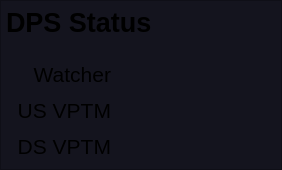
   <widget class="QFrame" name="frame_3">
    <property name="geometry">
     <rect>
      <x>1635</x>
      <y>225</y>
      <width>275</width>
      <height>170</height>
     </rect>
    </property>
    <property name="styleSheet">
     <string notr="true">background-color: rgb(20,20,30);</string>
    </property>
    <property name="frameShape">
     <enum>QFrame::StyledPanel</enum>
    </property>
    <property name="frameShadow">
     <enum>QFrame::Raised</enum>
    </property>
    <layout class="QGridLayout" name="gridLayout_2">
     <property name="leftMargin">
      <number>5</number>
     </property>
     <property name="topMargin">
      <number>5</number>
     </property>
     <property name="rightMargin">
      <number>5</number>
     </property>
     <property name="bottomMargin">
      <number>5</number>
     </property>
     <property name="spacing">
      <number>5</number>
     </property>
     <item row="4" column="9">
      <widget class="PyDMByteIndicator" name="PyDMByteIndicator_4">
       <property name="minimumSize">
        <size>
         <width>25</width>
         <height>25</height>
        </size>
       </property>
       <property name="maximumSize">
        <size>
         <width>16777215</width>
         <height>25</height>
        </size>
       </property>
       <property name="toolTip">
        <string/>
       </property>
       <property name="alarmSensitiveContent">
        <bool>false</bool>
       </property>
       <property name="alarmSensitiveBorder">
        <bool>true</bool>
       </property>
       <property name="PyDMToolTip">
        <string/>
       </property>
       <property name="channel">
        <string>SIOC:SYS1:ML00:AO621</string>
       </property>
       <property name="offColor">
        <color>
         <red>255</red>
         <green>0</green>
         <blue>0</blue>
        </color>
       </property>
       <property name="showLabels">
        <bool>false</bool>
       </property>
       <property name="bigEndian">
        <bool>false</bool>
       </property>
       <property name="circles">
        <bool>true</bool>
       </property>
       <property name="numBits">
        <number>1</number>
       </property>
       <property name="shift">
        <number>0</number>
       </property>
       <property name="labels">
        <stringlist>
         <string>Bit 0</string>
        </stringlist>
       </property>
      </widget>
     </item>
     <item row="5" column="7">
      <widget class="PyDMByteIndicator" name="PyDMByteIndicator_2">
       <property name="minimumSize">
        <size>
         <width>25</width>
         <height>25</height>
        </size>
       </property>
       <property name="maximumSize">
        <size>
         <width>25</width>
         <height>25</height>
        </size>
       </property>
       <property name="toolTip">
        <string/>
       </property>
       <property name="alarmSensitiveContent">
        <bool>false</bool>
       </property>
       <property name="alarmSensitiveBorder">
        <bool>true</bool>
       </property>
       <property name="PyDMToolTip">
        <string>SIOC:SYS1:ML00:AO624</string>
       </property>
       <property name="channel">
        <string>SIOC:SYS1:ML00:AO619</string>
       </property>
       <property name="offColor">
        <color>
         <red>255</red>
         <green>0</green>
         <blue>0</blue>
        </color>
       </property>
       <property name="showLabels">
        <bool>false</bool>
       </property>
       <property name="bigEndian">
        <bool>false</bool>
       </property>
       <property name="circles">
        <bool>false</bool>
       </property>
       <property name="numBits">
        <number>1</number>
       </property>
       <property name="shift">
        <number>0</number>
       </property>
       <property name="labels">
        <stringlist>
         <string>Bit 0</string>
        </stringlist>
       </property>
      </widget>
     </item>
     <item row="0" column="5" colspan="7">
      <widget class="QLabel" name="label_23">
       <property name="minimumSize">
        <size>
         <width>0</width>
         <height>30</height>
        </size>
       </property>
       <property name="maximumSize">
        <size>
         <width>16777215</width>
         <height>30</height>
        </size>
       </property>
       <property name="font">
        <font>
         <pointsize>20</pointsize>
         <weight>75</weight>
         <bold>true</bold>
        </font>
       </property>
       <property name="text">
        <string>DPS Status</string>
       </property>
       <property name="alignment">
        <set>Qt::AlignLeading|Qt::AlignLeft|Qt::AlignVCenter</set>
       </property>
      </widget>
     </item>
     <item row="2" column="7" colspan="5">
      <widget class="PyDMLabel" name="PyDMLabel_15">
       <property name="minimumSize">
        <size>
         <width>0</width>
         <height>30</height>
        </size>
       </property>
       <property name="maximumSize">
        <size>
         <width>16777215</width>
         <height>30</height>
        </size>
       </property>
       <property name="font">
        <font>
         <pointsize>20</pointsize>
         <weight>75</weight>
         <bold>true</bold>
        </font>
       </property>
       <property name="toolTip">
        <string/>
       </property>
       <property name="styleSheet">
        <string notr="true">PyDMLabel {
  border-radius: 2px;
}
PyDMLabel[alarmSensitiveBorder=&quot;true&quot;][alarmSeverity=&quot;0&quot;] {
  background-color: rgb(0,0,10);
  color: rgb(0,255,0);
}

PyDMLabel[alarmSensitiveBorder=&quot;true&quot;][alarmSeverity=&quot;1&quot;] {
  background-color: rgb(0,0,10);
  color: rgb(255,255,0);
}

PyDMLabel[alarmSensitiveBorder=&quot;true&quot;][alarmSeverity=&quot;2&quot;] {
  background-color: rgb(255,0,0);
  color: rgb(255,255,255);
}

PyDMLabel[alarmSensitiveBorder=&quot;true&quot;][alarmSeverity=&quot;3&quot;] {
  background-color: rgb(192,0,255);
  color: rgb(255,255,0);
}

PyDMLabel[alarmSensitiveBorder=&quot;true&quot;][alarmSeverity=&quot;4&quot;] {
  color: rgb(218,218,218);
  background-color: rgb(25,25,25);
}</string>
       </property>
       <property name="alignment">
        <set>Qt::AlignCenter</set>
       </property>
       <property name="channel">
        <string>F2:WATCHER:DIFFPUMP_STAT</string>
       </property>
      </widget>
     </item>
     <item row="4" column="8">
      <widget class="PyDMByteIndicator" name="PyDMByteIndicator_3">
       <property name="minimumSize">
        <size>
         <width>25</width>
         <height>25</height>
        </size>
       </property>
       <property name="maximumSize">
        <size>
         <width>16777215</width>
         <height>25</height>
        </size>
       </property>
       <property name="toolTip">
        <string/>
       </property>
       <property name="alarmSensitiveContent">
        <bool>false</bool>
       </property>
       <property name="alarmSensitiveBorder">
        <bool>true</bool>
       </property>
       <property name="PyDMToolTip">
        <string/>
       </property>
       <property name="channel">
        <string>SIOC:SYS1:ML00:AO620</string>
       </property>
       <property name="offColor">
        <color>
         <red>255</red>
         <green>0</green>
         <blue>0</blue>
        </color>
       </property>
       <property name="showLabels">
        <bool>false</bool>
       </property>
       <property name="bigEndian">
        <bool>false</bool>
       </property>
       <property name="circles">
        <bool>true</bool>
       </property>
       <property name="numBits">
        <number>1</number>
       </property>
       <property name="shift">
        <number>0</number>
       </property>
       <property name="labels">
        <stringlist>
         <string>Bit 0</string>
        </stringlist>
       </property>
      </widget>
     </item>
     <item row="2" column="5">
      <widget class="QLabel" name="label_35">
       <property name="minimumSize">
        <size>
         <width>105</width>
         <height>30</height>
        </size>
       </property>
       <property name="maximumSize">
        <size>
         <width>105</width>
         <height>16777215</height>
        </size>
       </property>
       <property name="font">
        <font>
         <pointsize>16</pointsize>
         <weight>50</weight>
         <bold>false</bold>
        </font>
       </property>
       <property name="text">
        <string>Watcher</string>
       </property>
       <property name="alignment">
        <set>Qt::AlignRight|Qt::AlignTrailing|Qt::AlignVCenter</set>
       </property>
       <property name="wordWrap">
        <bool>false</bool>
       </property>
      </widget>
     </item>
     <item row="4" column="10">
      <widget class="PyDMByteIndicator" name="PyDMByteIndicator_5">
       <property name="minimumSize">
        <size>
         <width>25</width>
         <height>25</height>
        </size>
       </property>
       <property name="maximumSize">
        <size>
         <width>16777215</width>
         <height>25</height>
        </size>
       </property>
       <property name="toolTip">
        <string/>
       </property>
       <property name="alarmSensitiveContent">
        <bool>false</bool>
       </property>
       <property name="alarmSensitiveBorder">
        <bool>true</bool>
       </property>
       <property name="PyDMToolTip">
        <string/>
       </property>
       <property name="channel">
        <string>SIOC:SYS1:ML00:AO622</string>
       </property>
       <property name="offColor">
        <color>
         <red>255</red>
         <green>0</green>
         <blue>0</blue>
        </color>
       </property>
       <property name="showLabels">
        <bool>false</bool>
       </property>
       <property name="bigEndian">
        <bool>false</bool>
       </property>
       <property name="circles">
        <bool>true</bool>
       </property>
       <property name="numBits">
        <number>1</number>
       </property>
       <property name="shift">
        <number>0</number>
       </property>
       <property name="labels">
        <stringlist>
         <string>Bit 0</string>
        </stringlist>
       </property>
      </widget>
     </item>
     <item row="4" column="11">
      <widget class="PyDMByteIndicator" name="PyDMByteIndicator_6">
       <property name="minimumSize">
        <size>
         <width>25</width>
         <height>25</height>
        </size>
       </property>
       <property name="maximumSize">
        <size>
         <width>16777215</width>
         <height>25</height>
        </size>
       </property>
       <property name="toolTip">
        <string/>
       </property>
       <property name="alarmSensitiveContent">
        <bool>false</bool>
       </property>
       <property name="alarmSensitiveBorder">
        <bool>true</bool>
       </property>
       <property name="PyDMToolTip">
        <string/>
       </property>
       <property name="channel">
        <string>SIOC:SYS1:ML00:AO623</string>
       </property>
       <property name="offColor">
        <color>
         <red>255</red>
         <green>0</green>
         <blue>0</blue>
        </color>
       </property>
       <property name="showLabels">
        <bool>false</bool>
       </property>
       <property name="bigEndian">
        <bool>false</bool>
       </property>
       <property name="circles">
        <bool>true</bool>
       </property>
       <property name="numBits">
        <number>1</number>
       </property>
       <property name="shift">
        <number>0</number>
       </property>
       <property name="labels">
        <stringlist>
         <string>Bit 0</string>
        </stringlist>
       </property>
      </widget>
     </item>
     <item row="5" column="5">
      <widget class="QLabel" name="label_30">
       <property name="minimumSize">
        <size>
         <width>105</width>
         <height>30</height>
        </size>
       </property>
       <property name="maximumSize">
        <size>
         <width>105</width>
         <height>16777215</height>
        </size>
       </property>
       <property name="font">
        <font>
         <pointsize>16</pointsize>
         <weight>50</weight>
         <bold>false</bold>
        </font>
       </property>
       <property name="text">
        <string>DS VPTM</string>
       </property>
       <property name="alignment">
        <set>Qt::AlignRight|Qt::AlignTrailing|Qt::AlignVCenter</set>
       </property>
       <property name="wordWrap">
        <bool>false</bool>
       </property>
      </widget>
     </item>
     <item row="1" column="5" colspan="7">
      <widget class="PyDMDrawingLine" name="PyDMDrawingLine_2">
       <property name="minimumSize">
        <size>
         <width>0</width>
         <height>10</height>
        </size>
       </property>
       <property name="maximumSize">
        <size>
         <width>16777215</width>
         <height>10</height>
        </size>
       </property>
       <property name="toolTip">
        <string/>
       </property>
       <property name="brush">
        <brush brushstyle="SolidPattern">
         <color alpha="255">
          <red>200</red>
          <green>200</green>
          <blue>200</blue>
         </color>
        </brush>
       </property>
       <property name="penColor">
        <color>
         <red>80</red>
         <green>80</green>
         <blue>80</blue>
        </color>
       </property>
       <property name="penWidth">
        <double>1.000000000000000</double>
       </property>
      </widget>
     </item>
     <item row="4" column="5">
      <widget class="QLabel" name="label_25">
       <property name="minimumSize">
        <size>
         <width>105</width>
         <height>30</height>
        </size>
       </property>
       <property name="maximumSize">
        <size>
         <width>105</width>
         <height>16777215</height>
        </size>
       </property>
       <property name="font">
        <font>
         <pointsize>16</pointsize>
         <weight>50</weight>
         <bold>false</bold>
        </font>
       </property>
       <property name="text">
        <string>US VPTM</string>
       </property>
       <property name="alignment">
        <set>Qt::AlignRight|Qt::AlignTrailing|Qt::AlignVCenter</set>
       </property>
       <property name="wordWrap">
        <bool>false</bool>
       </property>
      </widget>
     </item>
     <item row="4" column="7">
      <widget class="PyDMByteIndicator" name="PyDMByteIndicator">
       <property name="minimumSize">
        <size>
         <width>25</width>
         <height>25</height>
        </size>
       </property>
       <property name="maximumSize">
        <size>
         <width>25</width>
         <height>25</height>
        </size>
       </property>
       <property name="toolTip">
        <string/>
       </property>
       <property name="alarmSensitiveContent">
        <bool>false</bool>
       </property>
       <property name="alarmSensitiveBorder">
        <bool>true</bool>
       </property>
       <property name="PyDMToolTip">
        <string/>
       </property>
       <property name="channel">
        <string>SIOC:SYS1:ML00:AO618</string>
       </property>
       <property name="offColor">
        <color>
         <red>255</red>
         <green>0</green>
         <blue>0</blue>
        </color>
       </property>
       <property name="showLabels">
        <bool>false</bool>
       </property>
       <property name="bigEndian">
        <bool>false</bool>
       </property>
       <property name="circles">
        <bool>false</bool>
       </property>
       <property name="numBits">
        <number>1</number>
       </property>
       <property name="shift">
        <number>0</number>
       </property>
       <property name="labels">
        <stringlist>
         <string>Bit 0</string>
        </stringlist>
       </property>
      </widget>
     </item>
     <item row="4" column="6">
      <spacer name="horizontalSpacer">
       <property name="orientation">
        <enum>Qt::Horizontal</enum>
       </property>
       <property name="sizeType">
        <enum>QSizePolicy::Fixed</enum>
       </property>
       <property name="sizeHint" stdset="0">
        <size>
         <width>10</width>
         <height>20</height>
        </size>
       </property>
      </spacer>
     </item>
     <item row="5" column="8">
      <widget class="PyDMByteIndicator" name="PyDMByteIndicator_9">
       <property name="minimumSize">
        <size>
         <width>0</width>
         <height>25</height>
        </size>
       </property>
       <property name="maximumSize">
        <size>
         <width>16777215</width>
         <height>25</height>
        </size>
       </property>
       <property name="toolTip">
        <string/>
       </property>
       <property name="alarmSensitiveContent">
        <bool>false</bool>
       </property>
       <property name="alarmSensitiveBorder">
        <bool>true</bool>
       </property>
       <property name="PyDMToolTip">
        <string/>
       </property>
       <property name="channel">
        <string>SIOC:SYS1:ML00:AO624</string>
       </property>
       <property name="offColor">
        <color>
         <red>255</red>
         <green>0</green>
         <blue>0</blue>
        </color>
       </property>
       <property name="showLabels">
        <bool>false</bool>
       </property>
       <property name="bigEndian">
        <bool>false</bool>
       </property>
       <property name="circles">
        <bool>true</bool>
       </property>
       <property name="numBits">
        <number>1</number>
       </property>
       <property name="shift">
        <number>0</number>
       </property>
       <property name="labels">
        <stringlist>
         <string>Bit 0</string>
        </stringlist>
       </property>
      </widget>
     </item>
     <item row="5" column="9">
      <widget class="PyDMByteIndicator" name="PyDMByteIndicator_10">
       <property name="minimumSize">
        <size>
         <width>25</width>
         <height>25</height>
        </size>
       </property>
       <property name="maximumSize">
        <size>
         <width>16777215</width>
         <height>25</height>
        </size>
       </property>
       <property name="toolTip">
        <string/>
       </property>
       <property name="alarmSensitiveContent">
        <bool>false</bool>
       </property>
       <property name="alarmSensitiveBorder">
        <bool>true</bool>
       </property>
       <property name="PyDMToolTip">
        <string/>
       </property>
       <property name="channel">
        <string>SIOC:SYS1:ML00:AO625</string>
       </property>
       <property name="offColor">
        <color>
         <red>255</red>
         <green>0</green>
         <blue>0</blue>
        </color>
       </property>
       <property name="showLabels">
        <bool>false</bool>
       </property>
       <property name="bigEndian">
        <bool>false</bool>
       </property>
       <property name="circles">
        <bool>true</bool>
       </property>
       <property name="numBits">
        <number>1</number>
       </property>
       <property name="shift">
        <number>0</number>
       </property>
       <property name="labels">
        <stringlist>
         <string>Bit 0</string>
        </stringlist>
       </property>
      </widget>
     </item>
    </layout>
   </widget>
